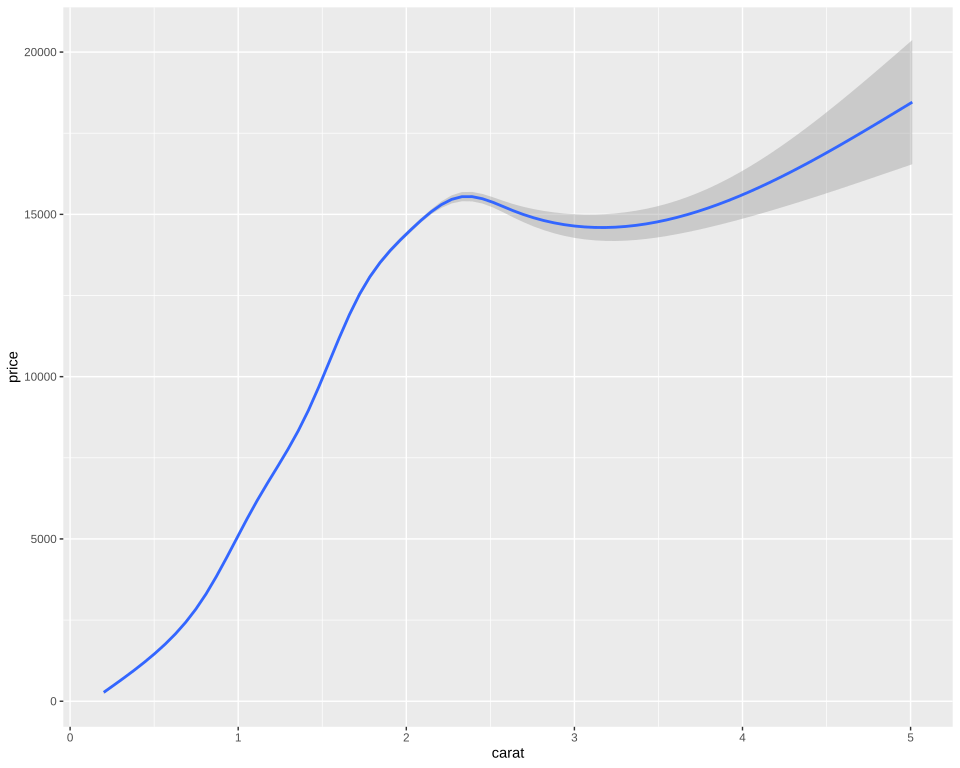

Write R code to recreate this figure.
# The plot test/golden/smooth_gam.svg draws, drawn by ggplot2 itself, as ggplot2's own visual tests
# draw their snapshots: the independent check on that golden whenever it changes. The suite never
# runs this; it needs R, ggplot2 and vdiffr, saved as the Docker image giggly-r:ggplot2-4.0.3. From
# the repository's root:
#
#   docker run --rm -v "$PWD/test/golden":/golden:ro giggly-r:ggplot2-4.0.3 \
#     Rscript /golden/smooth_gam.R > smooth_gam.ggplot2.svg
#
# and compare the two drawings element by element, as test/golden/point.R describes.
#
# A smooth given no method over diamonds' 53,940 rows, which ggplot2 fits by gam, drawn without
# the points: R's own gam, mgcv's "cs" shrinkage and its default REML, not test/golden/giggly_gam.R.
# First checked with ggplot2 4.0.3 and vdiffr 1.0.9: every element matches, the x axis drawn
# before the y as test/golden/point.R describes, but the band and the line, within 0.13 points of
# R's, and the y axis's gridlines, ticks and labels, within 0.15, since the axis spans the band.
# The curve sits within 3.3e-4 of the range of price of R's and its standard errors within 1.7e-4,
# as mgcv's shrinkage turns on its rounding (design-log §4, the entry beginning "A gam's
# shrinkage"), so it is checked through its layer data, held to 1e-3, in test/giggly_test.exs.

library(ggplot2)
plot <- ggplot(diamonds, aes(carat, price)) + geom_smooth() + theme_gray()
file <- tempfile(fileext = ".svg")
vdiffr::write_svg(plot, file)
cat(readLines(file), sep = "\n")
